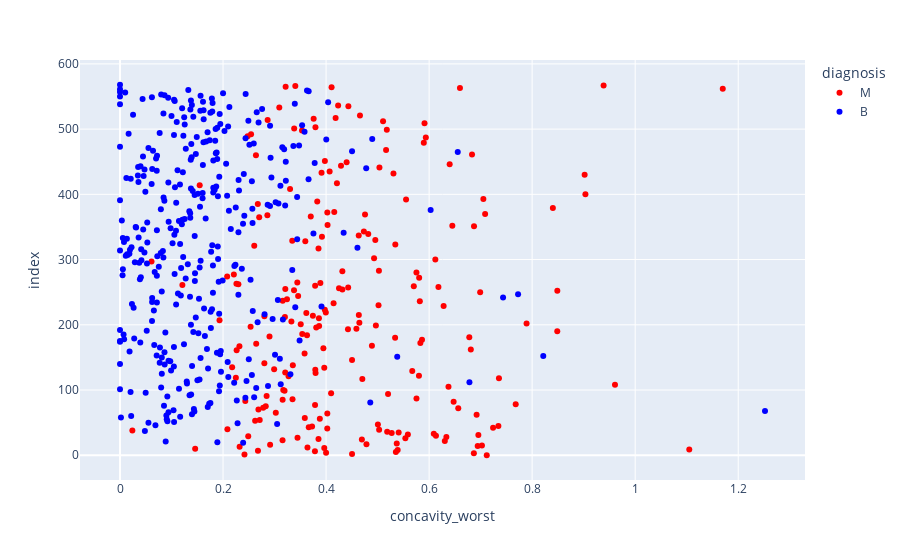

Notebook source saved alongside this figure:
### Code cell
px.scatter(data_frame=df,x='concavity_worst',color='diagnosis',color_discrete_sequence=['red','blue'])

### Figure 1 — Plotly figure (JSON) as saved in the notebook; plotly's stock layout.template omitted (floating-point values rounded to 4 significant figures; data arrays with more than 128 entries replaced by an {"elided": "..."} marker saying what was removed)
{"data": [{"hovertemplate": "diagnosis=M<br>concavity_worst=%{x}<br>index=%{y}<extra></extra>", "legendgroup": "M", "marker": {"color": "red", "symbol": "circle"}, "mode": "markers", "name": "M", "orientation": "h", "showlegend": true, "type": "scatter", "x": {"elided": "212 float values"}, "xaxis": "x", "y": {"elided": "212 int values"}, "yaxis": "y"}, {"hovertemplate": "diagnosis=B<br>concavity_worst=%{x}<br>index=%{y}<extra></extra>", "legendgroup": "B", "marker": {"color": "blue", "symbol": "circle"}, "mode": "markers", "name": "B", "orientation": "h", "showlegend": true, "type": "scatter", "x": {"elided": "357 float values"}, "xaxis": "x", "y": {"elided": "357 int values"}, "yaxis": "y"}], "layout": {"legend": {"title": {"text": "diagnosis"}, "tracegroupgap": 0}, "margin": {"t": 60}, "xaxis": {"anchor": "y", "domain": [0, 1], "title": {"text": "concavity_worst"}}, "yaxis": {"anchor": "x", "domain": [0, 1], "title": {"text": "index"}}}}
